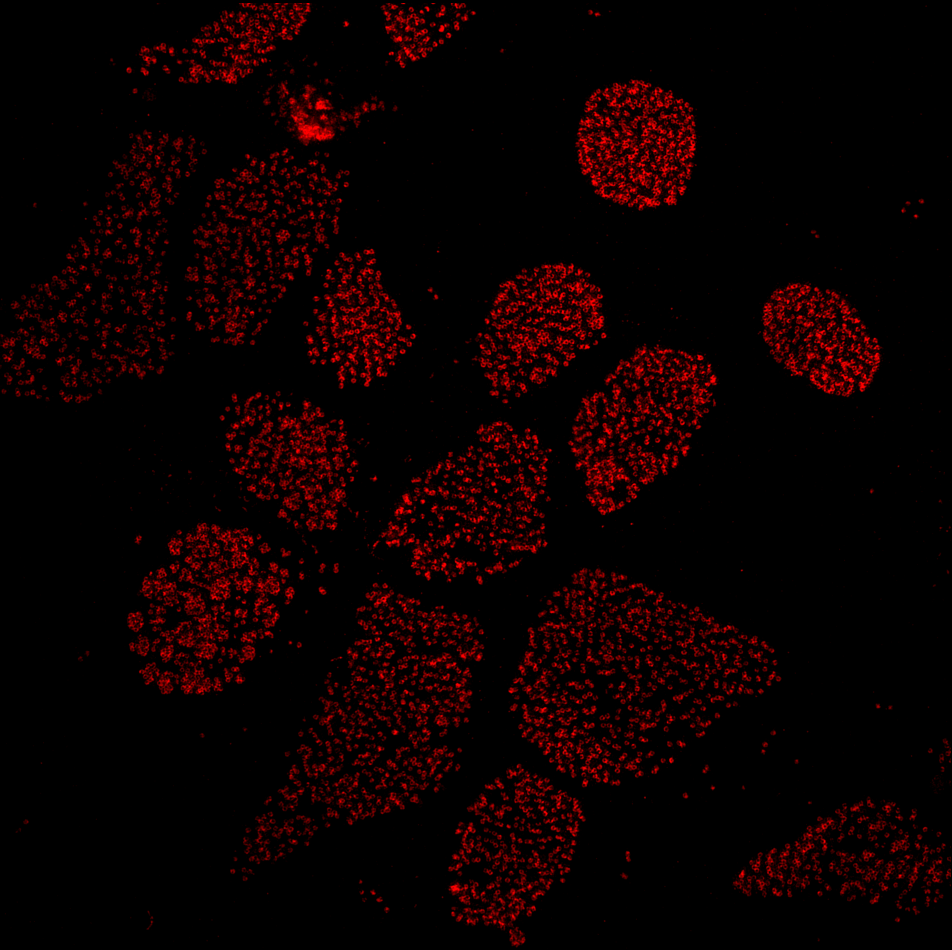
%> input picture Desktop/20190522_Dot_count/C1-Composite8bit.tif, 1904 x 1900 px (shown at 1/2 size)
$ octave Basal_body_count.m   (GNU Octave 9; MATLAB toolbox functions it lacks are replaced by stand-ins)
%> lines starting %> are read from the running program, lines starting %| are printed output that depends on the picture; in (x1, y1, x2, y2) boxes, pixels count from 0 and x2, y2 are one past the last pixel; in counts of white or black regions, pixels touching at a corner belong together; the program's own positions count from 1
% 1. Load image as matrix
% 2. Load binary
% 3. Calculate region area
% --------------------------------------------------------------------------------------------------
% 1.0 load image
[FileName,PathName] = uigetfile({'*.tif';'.tiff';'.ome.tiff'},'Select the input Tag Image file');
%> the answer given: C1-Composite8bit.tif
cd(PathName);
info=imfinfo(FileName);
image=imread(FileName);
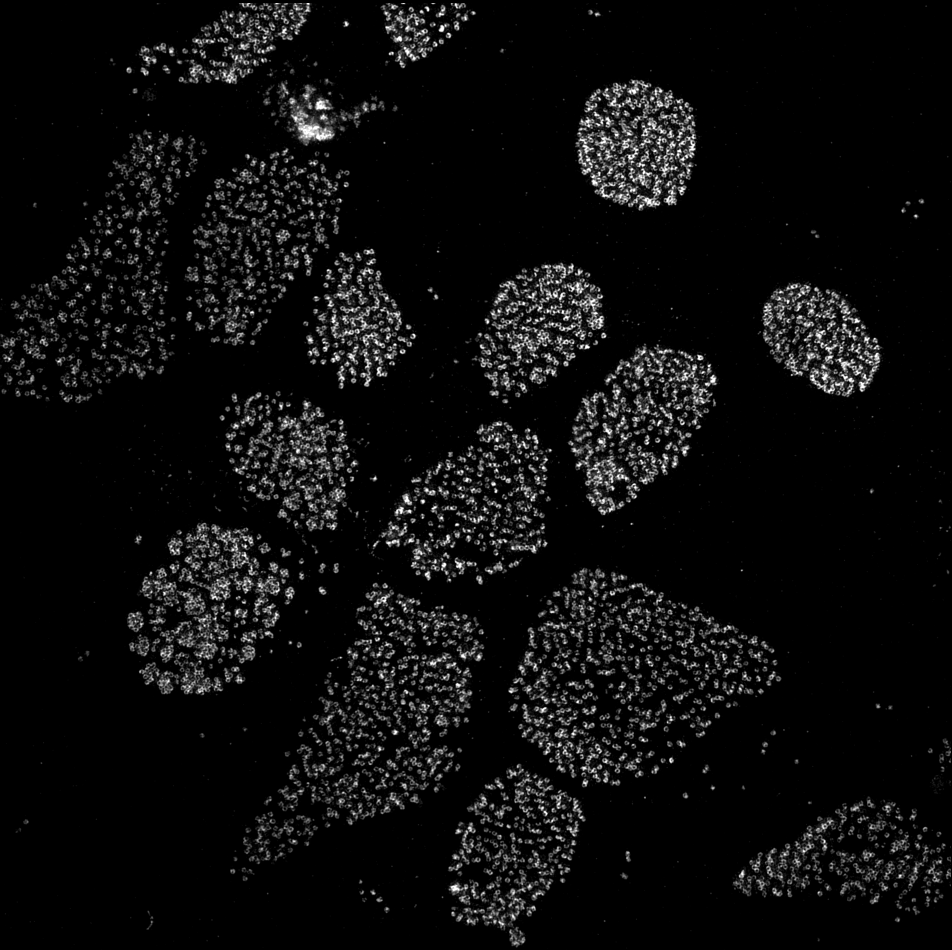
%> image: size 1900x1904 uint8 (shown at 1/2 size); min 0, max 255, mean 13.8
% 1.1 show image and load image and show in
fig1=figure(2000);clf;
subplot(2,2,1);
imshow(image);
title('Red Raw ');
axis equal;
% 2.1 Calculate binary level intensity
% Using standard deviation as noise, and use mean as signal
threshhold=input('please input the threshold you want to use(0-255)');
%> the answer given: 100
level=threshhold/255;
% alternative way to get level
% level=graythresh(image)
% 2.2 Create binary image
bw=im2bw(image,level);
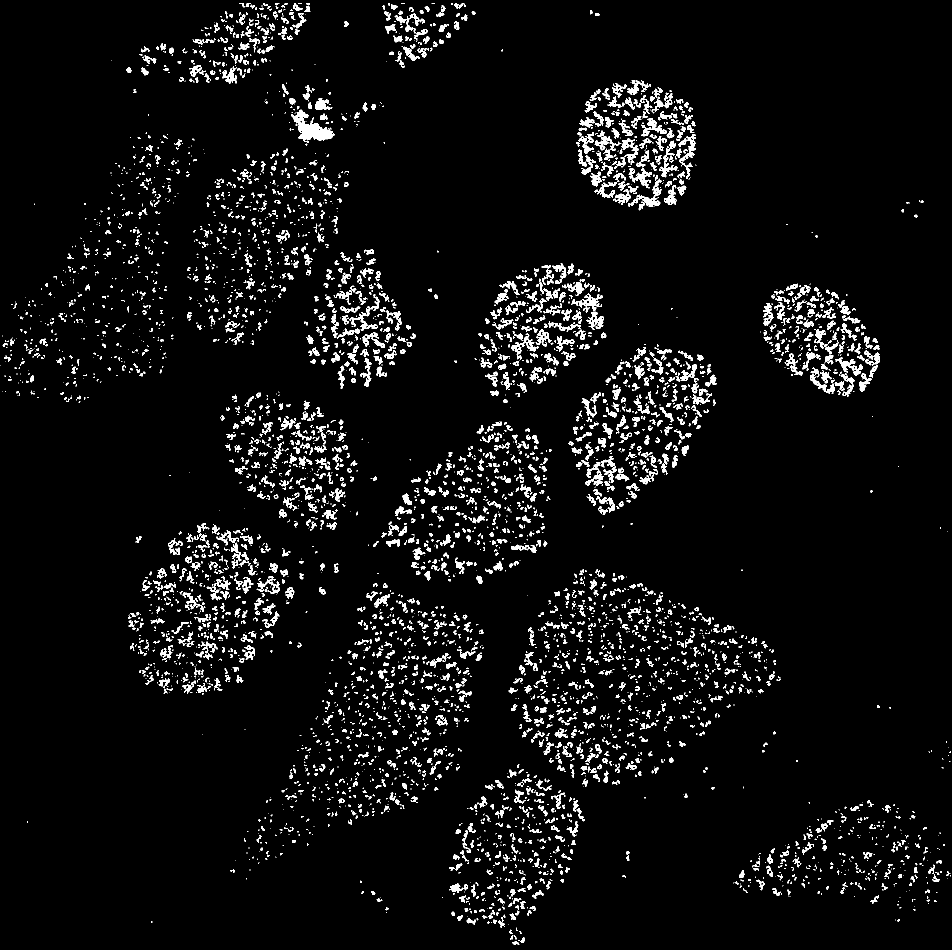
%> bw: size 1900x1904 logical (shown at 1/2 size); 4.9% white; 5063 white regions (2981 under 20 px), largest, box (x1, y1, x2, y2) and area: (582, 219, 669, 286) 2346, (1256, 357, 1323, 414) 915, (1357, 268, 1392, 349) 835
figure(2000);
subplot(2,2,2);
imshow(bw);
title('Red Binary');
axis equal;

%3.0 Calculate region area
s=regionprops(bw,'Area');
%> s = 5063 regions; largest, Area: 2346, 915, 835, 781, 703
% [17 lines of commented-out code are left out]
sz=sum(size(s))-1;
%> sz = 5063
%assign stuct values into vector
TotalArea=zeros(1,sz);
for i=1:sz
    TotalArea(1,i)=gather(s(i).Area);
end
%> after the loop, TotalArea = 5063 values, max 2346 at index 1531, min 1 at index 1, mean 35.26
threshhold2=input('please input the threshold you want to use(min)');
%> the answer given: 100
threshhold3=input('pleas input the threshhold you want to us (max)');
%> the answer given: 100
EffectAreaCount=0;
for i=1:sz
    if TotalArea(1,i)>threshhold2 && TotalArea(1,i)<threshhold3
        EffectAreaCount=EffectAreaCount+1;
    end
end
%> after the loop, EffectAreaCount = 0
Return EffectAreaCount;
%> (this line was passed over: Return is not available in this run)
